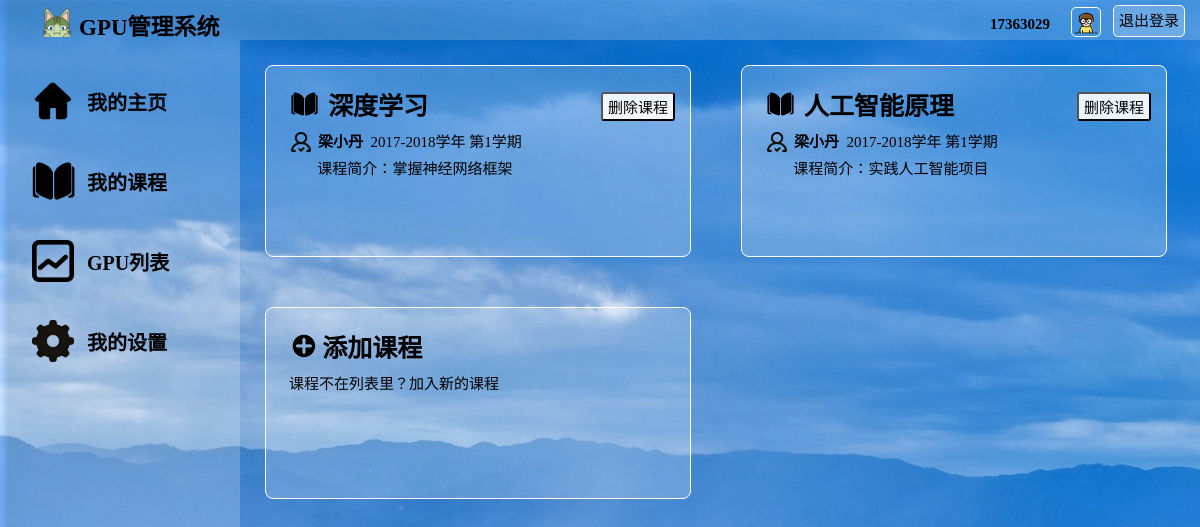
The app's page /my_courses_teacher/ (signed in) with its own data.
### watchlist/models.py (models this page shows, shortened)
class User(db.Model, UserMixin):
    __tablename__ = 'User'
    id = db.Column(db.Integer, primary_key=True)                        # id（主键）
    username = db.Column(db.String(20))                                 # 用户名
    password_hash = db.Column(db.String(128))                           # 用户密码
    identity = db.Column(db.String(128))                                # 身份：学生or老师
    pic_path = db.Column(db.String(128), default="/static/pic/1.jpg")   # 用户头像地址
    stu_id = db.Column(db.String(20), default="未填写")                  # 学生学号
    ingrade = db.Column(db.String(20), default="未填写")                 # 学生年级
    inclass = db.Column(db.String(20), default="未填写")                 # 学生年班级

class Course(db.Model):
    __tablename__ = 'Course'
    id = db.Column(db.Integer, primary_key=True)  # id（主键）
    name = db.Column(db.String(50))               # 课程名称
    teacher = db.Column(db.String(50))            # 任课老师
    time = db.Column(db.String(50))               # 授课时间（学年、学期）
    info = db.Column(db.String(300))              # 课程其他信息
    course_name = db.Column(db.String(50), db.ForeignKey('Course.name'))  # 用户对应的课程
    gpu_name = db.Column(db.String(50), db.ForeignKey('GPU.name'))  # gpu name
    pic_path = db.Column(db.String(128), default="/static/pic/course_logo.png")  # 课程头像

### watchlist/views.py (the view, shortened to what this page needs)
@app.route('/my_courses_teacher/', methods=['GET', 'POST'])
def my_courses_teacher():
    courses = Course.query.all()
    relations = Relation.query.filter_by(user_name=current_user.username).all()
    return render_template('my_courses_teacher.html', courses=courses, relations=relations)

### watchlist/__init__.py (called while the page is built)
@login_manager.user_loader
def load_user(user_id):
    from watchlist.models import User
    user = User.query.get(int(user_id))
    return user

@app.context_processor
def inject_user():
    from watchlist.models import User
    user = User.query.first()
    return dict(user=user)

### watchlist/templates/my_courses_teacher.html (shortened to what this page needs)
<!DOCTYPE html>
<html lang="en">
<head>
	<link rel="stylesheet" href="/static/style.css" />
</head>
<body>
	<div id="container">
		<div id="header" >
			<div id="logo">
	            <img src="/static/pic/logo.png" alt="">
	            <span>GPU管理系统</span>
	        </div>
			<div id="other">
				<form form method="POST" action="/logout/">
					<a id="login_out" href="/logout/" class="button">退出登录</a>
					<div id="user_img">
						<img src="{{ current_user.pic_path }}" alt="image">
					</div>
					<div id="user_name">
						<span>{{ current_user.username }}</span>
					</div>
				</form>
			</div>
		</div>
		<div id="main">
			<div id="aside">
				<br>
				<div id="Home Page">
					<div class="asidepic">
						<img src="/static/pic/home.png" alt="">
					</div>
					<div class="asidechoices">
						<a href="/index_teacher/">我的主页</a>
					</div>
				</div>
				<div id="My courses">
					<div class="asidepic">
						<img src="/static/pic/courses.png" alt="">
					</div>
					<div class="asidechoices">
						<a href="/my_courses_teacher/">我的课程</a>
					</div>
				</div>
				<div id="Process">
					<div class="asidepic">
						<img src="/static/pic/process.png" alt="">
					</div>
					<div class="asidechoices">
						<a href="/process_teacher/">GPU列表</a>
					</div>
				</div>
				<div id="Settings">
					<div class="asidepic">
						<img src="/static/pic/settings.png" alt="">
					</div>
					<div class="asidechoices">
						<a href="/settings_teacher/">我的设置</a>
					</div>
				</div>
			</div>
				<div id="content">
					{% for r in relations %}
					{% for c in courses %}
					{% if c['name'] == r['course_name'] %}
					<div id="程序设计" class="index_box">
						<a href="/my_courses_teacher/{{ c['id'] }}/">
							<div class="index_img">
								<img src="/static/pic/courses.png" alt="">
							</div>
							{{ c['name'] }}
						</a>
						<form method="POST" action="/my_courses_teacher/">
							<input id="new_notice_button" type="submit" name="submit_button"  class="button is-info" value="删除课程">
						</form>
						<div id="程序设计info" class="information">
							<div id="teacherpic" class="teacherpic">
								<img src="/static/pic/teacher.png" alt="">
							</div>
							<strong id="程序设计teacher">{{ c['teacher'] }}&nbsp</strong>
							<span id="程序设计term">{{ c['time'] }}</span>
							<div class="courseintro">
								<p>课程简介：{{ c['info'] }}</p>
							</div>
						</div>
					</div>
					{% endif %}
					{% endfor %}
					{% endfor %}
				<div id="add" class="index_box">
					<a href="/new_courses/">
						<div class="index_img">
							<img src="/static/pic/add.png" alt="">
						</div>
						<p>添加课程</p>
					</a>
					<div id="xxxinfo" class="information">
						<p>课程不在列表里？加入新的课程</p>
					</div>
				</div>
			</div>
		</div>
</body>
</html>

### watchlist/static/style.css (style rules this page uses)
* { margin: 0; padding: 0; font-family: "阿里巴巴普惠体", "微软雅黑"; color: black; }
html { height: 100%; background:url("pic/bg.gif") repeat-y; background-size: cover; }
#container { margin: 0; height: 100%; }
#header { height: 40px; width: 100%; position: fixed; z-index: 1000;left: 0; top: 0; }
#login_out { height: 30px; padding: 0 5px; margin:5px 15px 6px 2px; font-size:15px; line-height: 30px; float:right; background: rgba(255, 255, 255, 0.2); color:black; text-decoration: none; border:1px solid white; border-radius: 5px; }
#user_img { margin-top: 5px; margin-right: -40px padding-top: -50px; float: right; margin: 10px; height: 30px; width: 30px; }
#user_img img { margin-top:-15px; width: 95%; height:95%; border: 1px solid white; border-radius: 5px; }
#user_name { width: 80px; height: 88%; float: right; margin:1px -10px 1px 0; padding: 1px; color: black; text-align: right; }
#user_name span { font-size: 15px; font-weight: bold; }
#logo { height: 100%; width: 20%; float: left; background: rgba(255, 255, 255, 0.2); }
#logo img { float: left; margin-left: 40px; height: 85%; margin-top: 3px; }
#logo span { float: left; margin-left: 5px; margin-top: 8px; font-weight: bold; font-size: 23px; }
#other { height: 100%; width: 80%; float: left; background: rgba(255, 255, 255, 0.2); text-align: right; line-height: 40px; font-size: 20px; color: black; }
#other span { height: 80%; width: 20%; color: black; margin-right:20px; }
#main { height: auto; }
#aside { margin-top: 40px; float: left; width: 20%; height: 100%; background: rgba(255, 255, 255, 0.2); position: fixed; }
#aside div { height: 60px; margin: auto; text-align: left; margin-left: 5px; padding: 10px; }
#aside a { text-decoration: none; text-align: center; font-size: 20px; line-height: 50px; height: 60px; color: black; margin: 5px; padding: 2px; font-weight: bold; }
.asidepic { height: 80%; width: 25px; float: left; line-height: 100%; }
.asidepic img { height: 70%; margin: 2px; }
.asidechoices { height: 80%; float: left; margin:2px; padding: 2px; }
#content { float: right; width: 80%; height: 100%; overflow: auto; margin-top:40px; }
.index_box { height: 150px; width: 40%; float: left; margin: 25px; border: 1px solid white; background: rgba(255, 255, 255, 0.2); padding: 20px; font-size: 20px; border-radius: 8px; overflow: auto; }
.index_box a { font-size: 25px; text-decoration: none; color: black; font-weight: bold; }
.index_img { height: 1.5em; float: left; line-height: 100%; }
.index_img img { height: 70%; margin: 5px; }
.teacherpic { height: 10%; float: left; line-height: 100%; margin-right: 5px; }
.teacherpic img { height: 20px; margin: 2px; }
.information { margin-top: 5px; font-size: 15px; padding: 3px; line-height: 24px; overflow: auto; }
.courseintro { height: 80%; width: 92.5%; float: right; overflow: auto; }
#new_notice_button { float: right; padding:2px 5px; margin:-30px -5px; font-size:15px; background: rgba(255, 255, 255,0.9); color:black; border-radius: 3px; display: inline; }

### records on screen
User: pic_path (picture), username "17363029"
Course: name "深度学习", teacher "梁小丹", time "2017-2018学年 第1学期", info "掌握神经网络框架"
Course: name "人工智能原理", teacher "梁小丹", time "2017-2018学年 第1学期", info "实践人工智能项目"
